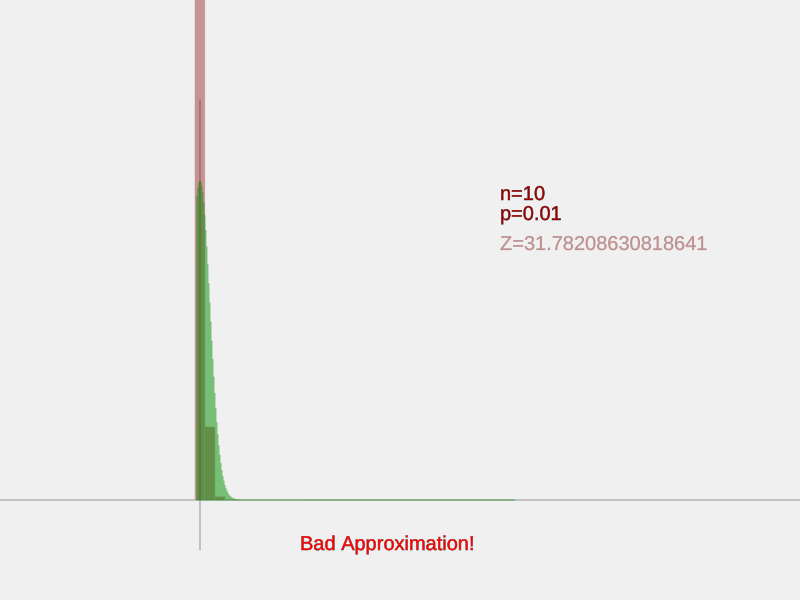
Frame 1 (no input)
Frame 60 (no input): identical to frame 1, image omitted
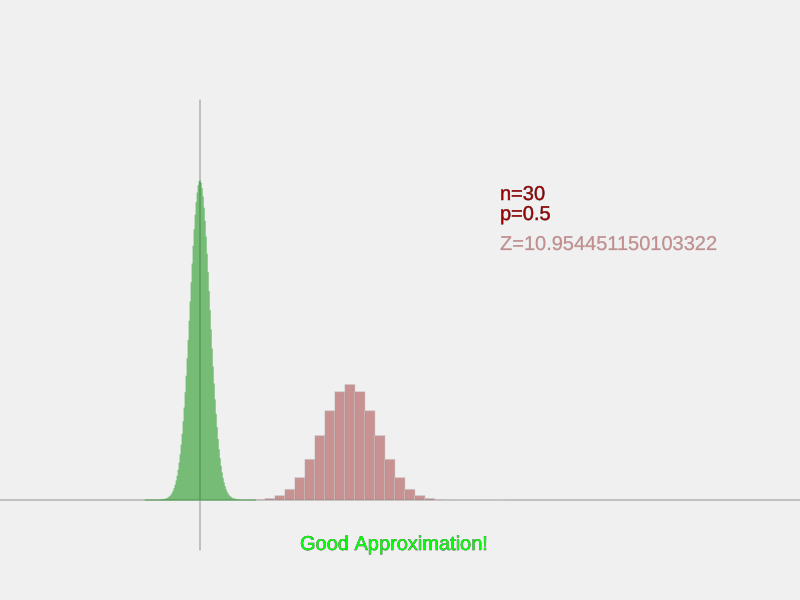
Frame 120 (the mouse pressed at the canvas centre since frame 60)

The p5.js sketch that drew these frames (run headless with seeded random() and noise() and a simulated clock; from frame 60 on, the mouse is pressed at the canvas centre):

// p5.js sketch
// ── sketch.js
var n;
var p;
var Px;
var fx;
var Z;
var t;


function setup() 
{
  createCanvas(800, 600);
}

function factorial(n)
{
  if(n==0) 
  {
    return(1);
  }
  else 
  {
    return(n*factorial(n-1));
  }
}

function combi(n, r)
{
  return(factorial(n) / (factorial(r) * factorial(n-r)) )
}

function power(a, b)
{
  return (exp(b * log(a) ) );
}


function draw() 
{
  background(240);

  stroke(50);
  strokeWeight(0.5);
  line(0, 500, 800, 500);
  line(200, 100, 200, 550);

  p = map(mouseX, 0, width, 0.01, 0.99, true);
  n = floor (map(mouseY, 0, height, 10, 50, true));

  textSize(20);
  fill(155, 0, 0);
  text("n=" + n, 500, 200);
  text("p=" + p, 500, 220);


  if (n*p > 10 && n*(1-p) > 10)
  {
    fill(0, 255, 0);
    text("Good Approximation!", 300, 550);
  }
  else
  {
    fill(255, 0, 0);
    text("Bad Approximation!", 300, 550)
  }


  for (k=0; k < n+1; k++)
  {
    Px = combi(n, k) * power(p, k) * power((1-p), (n-k));
    strokeWeight(0.5);
    stroke(200);
    fill(139, 0, 0, 100);
    rect(200 - 5 + k*10, 500 - Px*800, 10, Px*800);
  }
  
  
  Z = sqrt(n / (p* (1-p))); //Z is the scope of normalized Sn (Sn = 0, 1, 2, 3,...)
  text("Z=" + Z, 500, 250);

  stroke(0, 139, 0, 100);
  strokeWeight(1.5);
  
  for (i=0; i < Z * 10 + 1; i++)
  {
    t = - sqrt(n * p / (1-p)) + i* 0.1; 
    fx = exp(-(t*t / 2)) / sqrt (2 * PI);
    line ( 200 - sqrt(n * p / (1-p)) * 10 + i, 500, 200 - sqrt(n * p / (1-p)) * 10 + i, 500 - fx * 800);
  }

}
